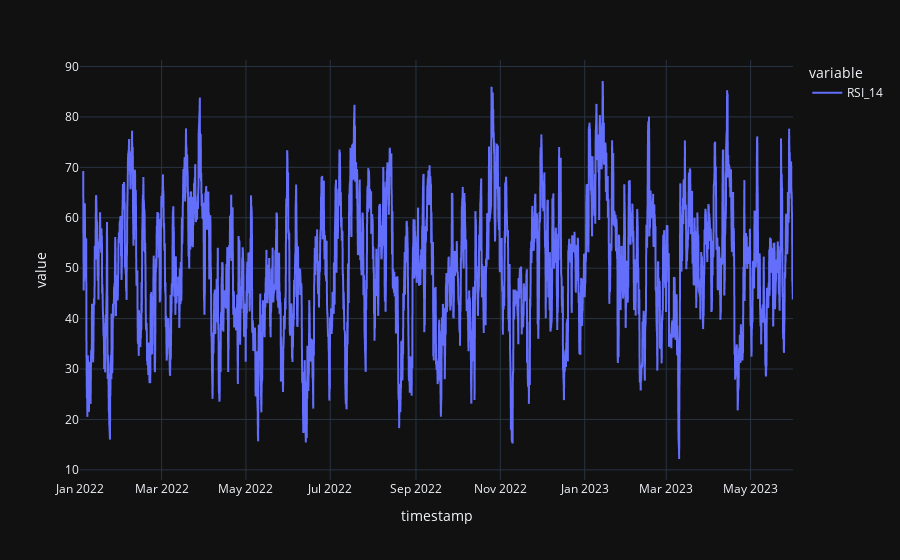

The notebook cell this image was saved under:
### Markdown cell above
## RSI benchmark

Check Mar 28, 16:00 timestamp for

- Backtesting visualisation
- Below the raw market data visualisation
- RSI should increase on a green candle, decrease on a red candle

### Code cell
import plotly.express as px
from pandas_ta.momentum import rsi

univese = backtester.universe
candles = univese.universe.candles.get_single_pair_data()
rsi_series = rsi(candles.close)

fig = px.line(rsi_series)
fig.show()

### Figure 1 — Plotly figure (JSON) as saved in the notebook; plotly's stock layout.template omitted (floating-point values rounded to 4 significant figures; data arrays with more than 128 entries replaced by an {"elided": "..."} marker saying what was removed)
{"data": [{"hovertemplate": "variable=RSI_14<br>timestamp=%{x}<br>value=%{y}<extra></extra>", "legendgroup": "RSI_14", "line": {"color": "#636efa", "dash": "solid"}, "marker": {"symbol": "circle"}, "mode": "lines", "name": "RSI_14", "showlegend": true, "x": {"elided": "3095 str values"}, "xaxis": "x", "y": {"elided": "3095 float values"}, "yaxis": "y", "type": "scattergl"}], "layout": {"xaxis": {"anchor": "y", "domain": [0.0, 1.0], "title": {"text": "timestamp"}}, "yaxis": {"anchor": "x", "domain": [0.0, 1.0], "title": {"text": "value"}}, "legend": {"title": {"text": "variable"}, "tracegroupgap": 0}, "margin": {"t": 60}}}
